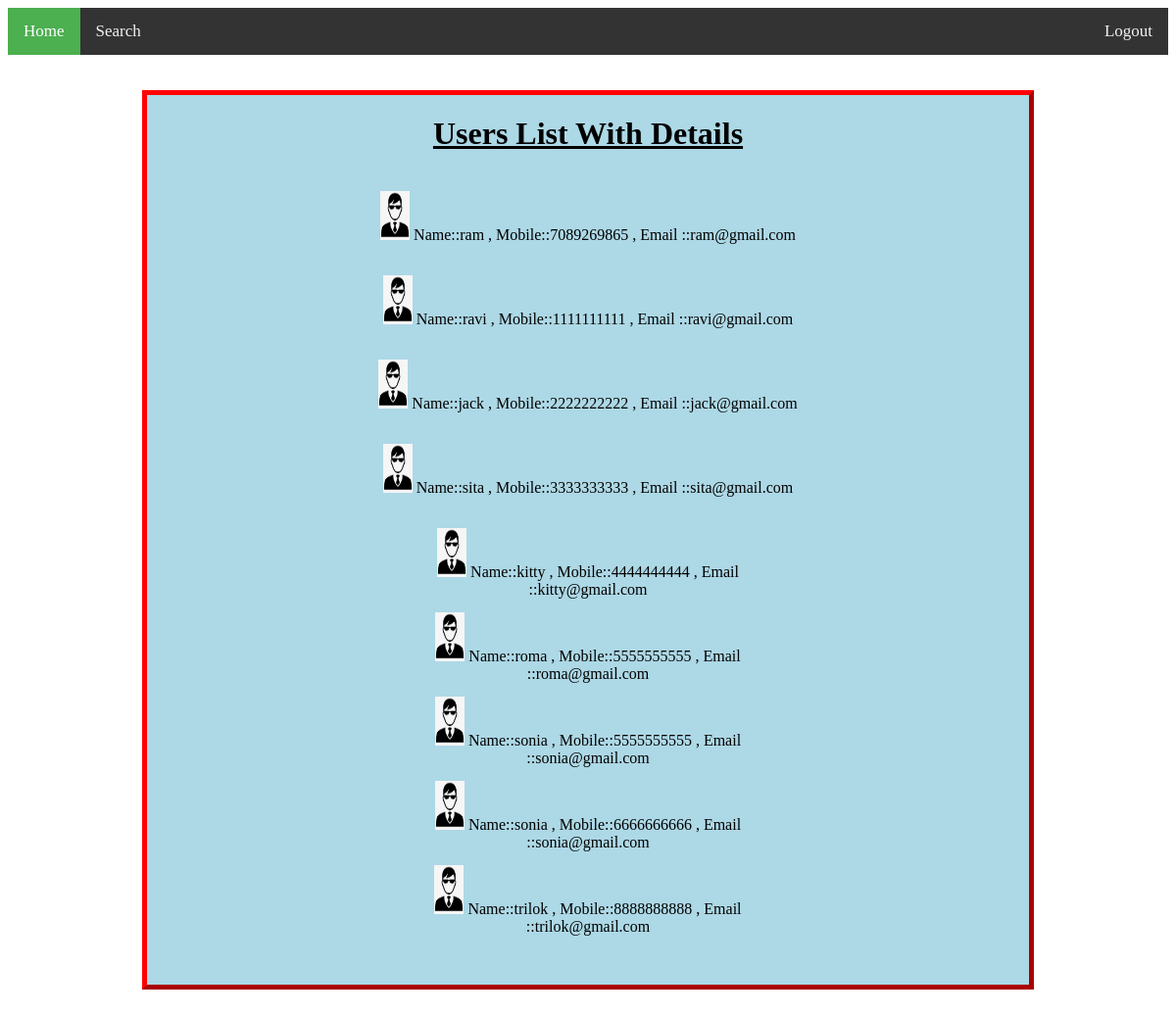
Page /alluser on the committed database.
### authUser/models.py (models this page shows, shortened)
class Contact(models.Model):
     name   = models.CharField(max_length=50)
     mobile   = models.CharField(max_length=50)
     email   = models.CharField(max_length=50)
     password   = models.CharField(max_length=50)
     followers   = models.CharField(max_length=200)
     following   = models.CharField(max_length=200)
     photo   = models.TextField()

### authUser/views.py (the view)
# urls.py: path('alluser',views.alluser_fun,name='alluser'),
def alluser_fun(request):
                     dbData = Contact.objects.all()
                     return render(request,'alluser.html',{'db1':dbData,'db2':dbData,'flags':'1'})

### templates/alluser.html (shortened to what this page needs)
<!DOCTYPE html>
<html>
<head>
</head>
<body>
  <div class="topnav">
    <a class="active" href="userpostuserhome">Home</a>
    <a href="search" >Search</a>
  <div style="float:right;">  <a href="/" >Logout</a></div>
  </div>
  <br><br>
<div class="followers" >
<h1><u>Users List With Details</u></h1>
    <br>
    {% for users in db1 %}
    <div align="center" style="height:50px;width:430px;background-color:;margin-left:auto;margin-right:auto;">
  <img src="static/profile2.png" height="50px" width="30px" alt="profile image" ></img>
  Name::{{ users.name}}
,
  Mobile::{{ users.mobile}}
,
  Email ::{{users.email}}
   </div>
<br><br>
{% endfor %}
<br><br>
   </div>
  <br><br>
</body>
</html>

### templates/alluser.html (style rules this page uses)
.topnav { overflow: hidden; background-color: #333; }
.topnav a { float: left; color: #f2f2f2; text-align: center; padding: 14px 16px; text-decoration: none; font-size: 17px; }
.topnav a.active { background-color: #4CAF50; color: white; }
.followers { border: 5px outset red; background-color: lightblue; text-align: center; width:900px; margin-left:auto; margin-right:auto; height:auto; }

### rows in the picture
Contact: name "ram", mobile "7089269865", email "ram@gmail.com"
Contact: name "ravi", mobile "1111111111", email "ravi@gmail.com"
Contact: name "jack", mobile "2222222222", email "jack@gmail.com"
Contact: name "sita", mobile "3333333333", email "sita@gmail.com"
Contact: name "kitty", mobile "4444444444", email "kitty@gmail.com"
Contact: name "roma", mobile "5555555555", email "roma@gmail.com"
Contact: name "sonia", mobile "5555555555", email "sonia@gmail.com"
Contact: name "sonia", mobile "6666666666", email "sonia@gmail.com"
Contact: name "trilok", mobile "8888888888", email "trilok@gmail.com"
